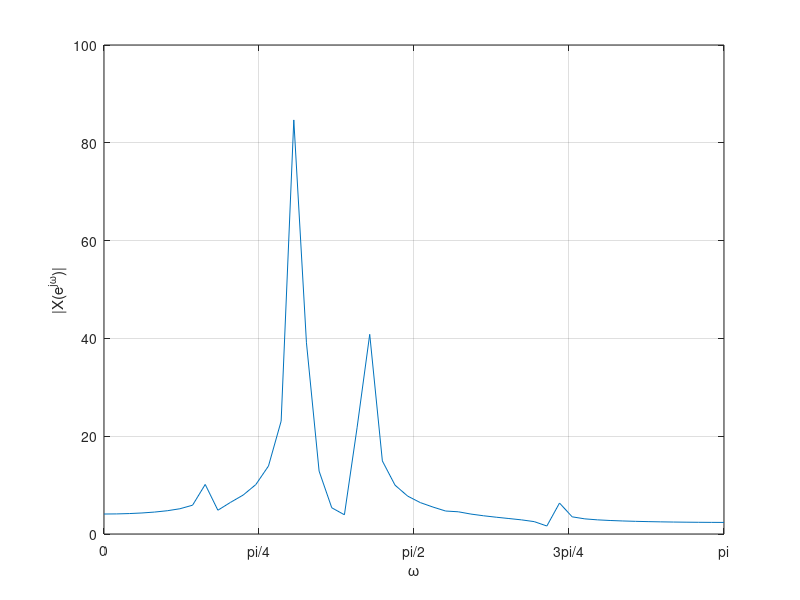
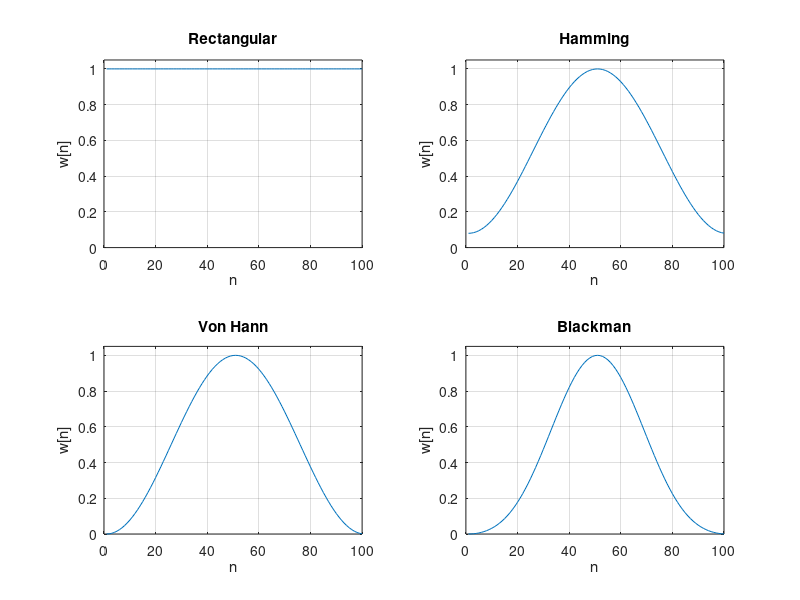
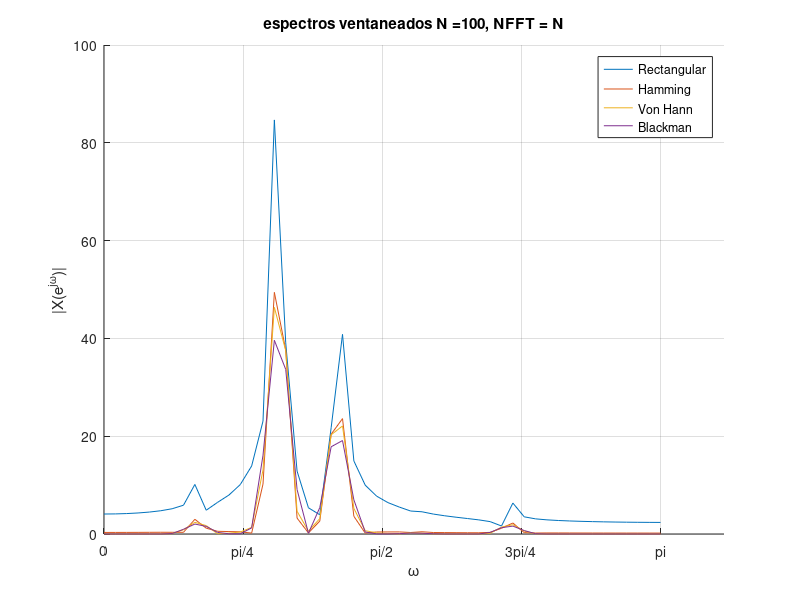
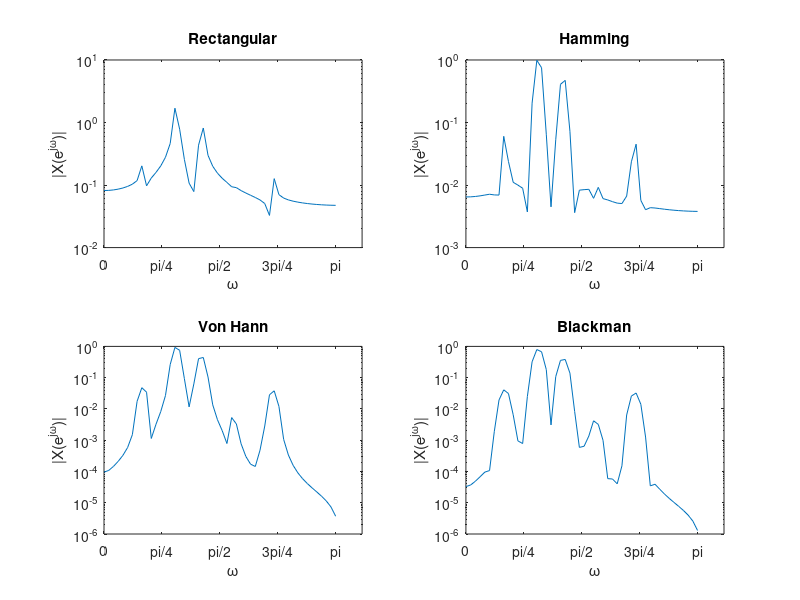

The MATLAB script that drew these images, in order: (Note: this script raises an error after producing the figures.)
%%% Tarea 12: Análisis espectral de señales discretas
clear; close all; clc;
%% Carga de datos, Defino constantes
%cantidad de muestras
N = 100;
%señal x, carga la variable de una
load("senal0010_0100.mat");
%eje de frecuencia
w = linspace(0,pi,N/2);
tickw = {[0 pi/4 pi/2 3*pi/4 pi],...
        {"0", "\pi/4", "\pi/2", "3\pi/4", "\pi"}};
%% 1_ fft de  la señal
X = fft(x,N);
%_________________________________________
figure('Name','Espectro fft');          %|
plot(w,abs(X(1:N/2)));                  %|
grid on;  xlim([0 pi]);                 %|
xlabel('\omega');                       %|
xticks(tickw{1});                       %|
xticklabels(tickw{2});                  %|
ylabel('|X(e^{j\omega})|');             %|
%-----------------------------------------
%% 2_ Módulo del espectro mediante ventanas
%Numero de la FFT
NFFT = N;
%Definimos las ventanas
ventanas = {};
ventanas{1} = {rectwin(N),             'Rectangular'};
ventanas{2} = {hamming(N,'periodic'),  'Hamming'    };
ventanas{3} = {hanning(N,'periodic'),  'Von Hann'   };
ventanas{4} = {blackman(N,'periodic'), 'Blackman'   };
%Las ploteamos________________________________________
figure('Name', 'Ventanas');                         %|
for k = 1:length(ventanas)                          %|
  subplot(2,2,k);                                   %|
  plot(ventanas{k}{1});                             %|
  grid on;                                          %|
  xlabel('n');                                      %|
  ylabel('w[n]');                                   %|
  title(ventanas{k}{2});                            %|
  ylim([0 1.05]);                                   %|
end                                                 %|
%-----------------------------------------------------

%Aproximamos el espectro ventaneado
x100 = {};
X100 = {};
for k = 1:length(ventanas)
  x100{k} = x.*ventanas{k}{1}'; 
  X100{k} = fft(x100{k},NFFT);
end
%ploteamos las aproximaciones_________________________________________
figure('Name', 'espectros ventaneados N =100, NFFT = N');           %|
hold on;                                                            %|
title('espectros ventaneados N =100, NFFT = N');                    %|
for k = 1:length(X100)                                              %|
  plot(w,abs(X100{k}(1:NFFT/2)),'DisplayName',ventanas{k}{2});      %|
end                                                                 %|
hold off; grid on; xticks(tickw{1}); xticklabels(tickw{2});         %|
xlabel('\omega'); ylabel('|X(e^{j\omega})|');                       %|
legend('show')                                                      %|
%---------------------------------------------------------------------

%% 3_ Espectros escalados 
%Aca escalamos los espectros. Según Nacho y GPT con 2/N alcanza pa
%Todo, en 5.B del apunte habla de lobulos pero no lo entendí
X100scl = {};
for k = 1:length(X100)
  X100scl{k} = abs(X100{k})*2/N;
end
%ploteamos las aproximaciones_____________________________________________
figure('Name', 'espectros ventaneados y escalados N = 100, NFFT = N');  %|
title('espectros ventaneados y escalados N = 100, NFFT = N');           %|
for k = 1:length(X100scl)                                               %|
  subplot(2,2,k);                                                       %|
  semilogy(w,X100scl{k}(1:N/2)); title(ventanas{k}{2});                 %|
  xlabel('\omega');  ylabel('|X(e^{j\omega})|');                        %|
  xticks(tickw{1}); xticklabels(tickw{2});                              %|
end                                                                     %|
%-------------------------------------------------------------------------

%% 4_ Inciso 2 con NFFT = 1000
NFFT = 1000;
%Aproximamos el espectro ventaneado
w1k = linspace(0,pi,NFFT/2);
x1000 = {};
X1000 = {};
for k = 1:length(ventanas)
  x1000{k} = x.*ventanas{k}{1}'; 
  X1000{k} = fft(x100{k},NFFT);
end
%ploteamos las aproximaciones_________________________________________
figure('Name', 'espectros ventaneados N =100, NFFT = 1000');        %|
hold on;                                                            %|
title('espectros ventaneados N =100, NFFT = 1000');                 %|
for k = 1:length(X1000)                                             %|
  plot(w1k,abs(X1000{k}(1:NFFT/2)),'DisplayName',ventanas{k}{2});   %|
end                                                                 %|
hold off; grid on; xticks(tickw{1}); xticklabels(tickw{2});         %|
xlabel('\omega'); ylabel('|X(e^{j\omega})|');                       %|
legend('show')                                                      %|
%---------------------------------------------------------------------
%Escalamos
X1000scl = {};
for k = 1:length(X1000)
  X1000scl{k} = abs(X1000{k})*2/N;
end
%ploteamos las aproximaciones______________________________________________
figure('Name', 'espectros ventaneados y escalados N = 100, NFFT = 1000');%|
title('espectros ventaneados y escalados N = 100, NFFT = 1000');         %|
for k = 1:length(X1000scl)                                               %|
  subplot(2,2,k);                                                        %|
  semilogy(w1k,X1000scl{k}(1:NFFT/2)); title(ventanas{k}{2});            %|
  xlabel('\omega');  ylabel('|X(e^{j\omega})|');                         %|
  xticks(tickw{1}); xticklabels(tickw{2});                               %|
end                                                                      %|
%--------------------------------------------------------------------------

%% 5_ Tabla con frecuencias normalizadas
% Elijo todos los picos locales, pero hay algunos que son muy tenues
% Los agarre a mano, puede que esten un toq mal
rctabla = {'Rectangular',...
           [0.503662 2.04429  1.08036 0.132646],...
           [0.202693 0.963254 1.29693 2.26018]};
hatabla = {'Hamming',...
           [0.0606319 1.08201  0.544943 0.0470894],...
           [0.509958  0.963254 1.29693  2.25389]};
vhtabla = {'Von Hann',...
           [0.0496613 0.998329 0.498469 0.0399608],...
           [0.522549  0.963254 1.29693  2.24759],};
bltabla = {'Blackman',...
           [0.0419 0.8391 0.4195 0.0043 0.0336],...
           [0.5163 0.9633 1.2969 1.7125 2.2476]};
% Construcción de tablas individuales
T_rect = table(rctabla{2}(:), rctabla{3}(:)/pi, ...
    'VariableNames', {'Amplitud', 'f_norm_(×π)'});
T_ham = table(hatabla{2}(:), hatabla{3}(:)/pi, ...
    'VariableNames', {'Amplitud', 'f_norm_(×π)'});
T_hann = table(vhtabla{2}(:), vhtabla{3}(:)/pi, ...
    'VariableNames', {'Amplitud', 'f_norm_(×π)'});
T_blk = table(bltabla{2}(:), bltabla{3}(:)/pi, ...
    'VariableNames', {'Amplitud', 'f_norm_(×π)'});
% Mostrar tablas en consola
disp('==== Ventana Rectangular ===='), disp(T_rect)
disp('==== Ventana Hamming ===='),    disp(T_ham)
disp('==== Ventana Von Hann ===='),   disp(T_hann)
disp('==== Ventana Blackman ===='),   disp(T_blk)

%% 7_ Reconstruccion y sintesis mediante ventana de hamming